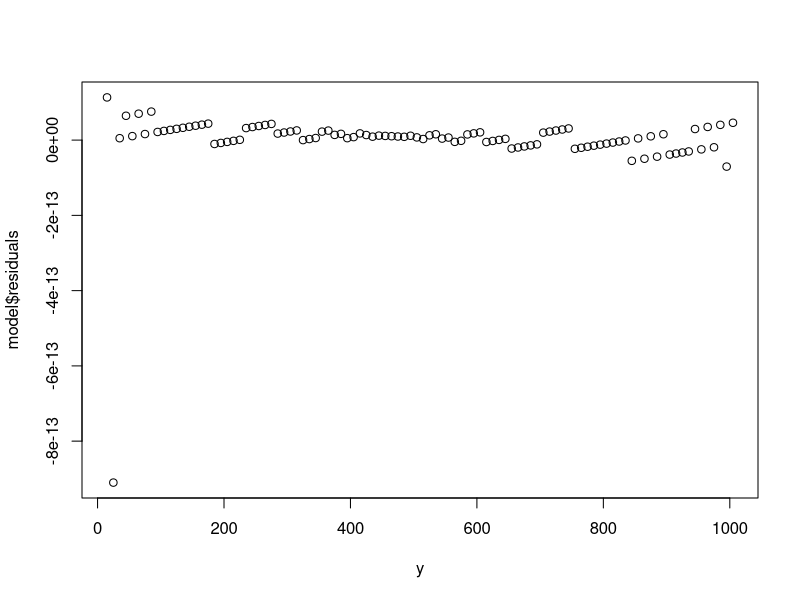
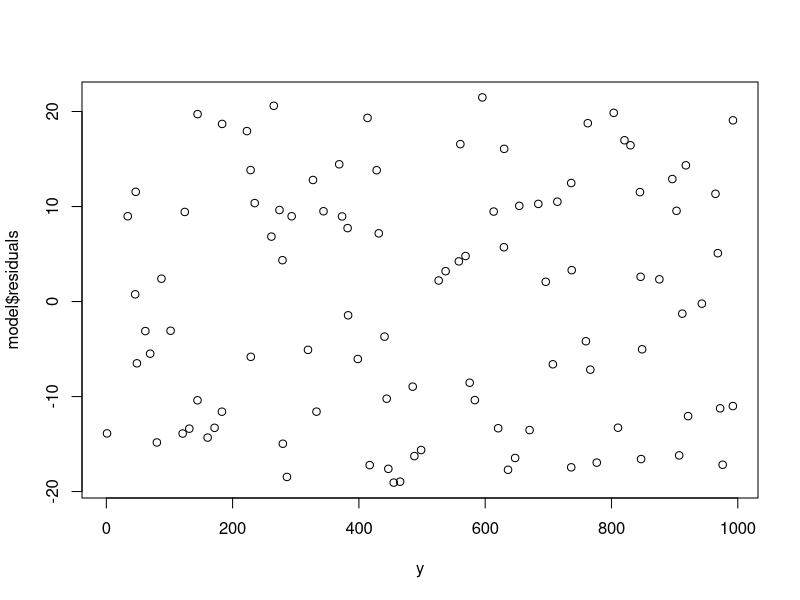

Write the R code that produced these figures, in order.
a = 10
b = 5

x = seq(1, 100, 1)
x2 = cos(x)
y = a*x + b

model <- lm(y ~ x)

print('perfect fit')
print(summary(model))
plot(y, model$residuals)

y = a*jitter(x, factor = 10) + b + x2
model <- lm(y ~ x)


print('with some randomness in y')
print(summary(model))
plot(y, model$residuals)